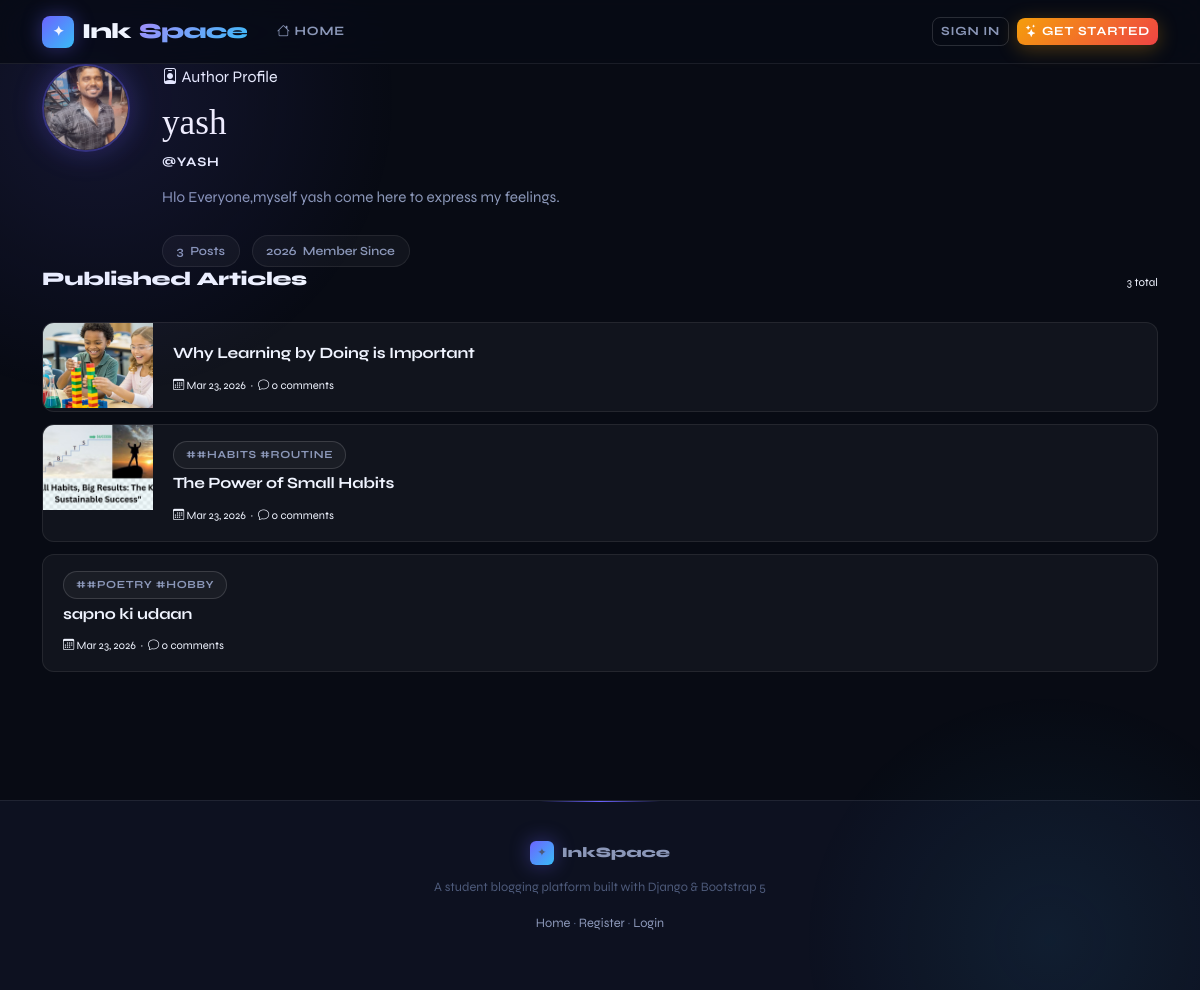
The page /profile/yash/ on the database its author committed.
### blog/models.py (models this page shows, shortened)
class UserProfile(models.Model):
    user = models.OneToOneField(User, on_delete=models.CASCADE, related_name='profile')
    bio = models.TextField(blank=True)
    profile_picture = models.ImageField(upload_to='profile_pics/', blank=True, null=True)

class Post(models.Model):
    STATUS_CHOICES = [
        ('draft', 'Draft'),
        ('published', 'Published'),
    ]
    title = models.CharField(max_length=200)
    slug = models.SlugField(unique=True, blank=True)
    body = models.TextField()
    author = models.ForeignKey(User, on_delete=models.CASCADE, related_name='posts')
    tags = models.ManyToManyField(Tag, blank=True)
    status = models.CharField(max_length=10, choices=STATUS_CHOICES, default='draft')
    thumbnail = models.ImageField(upload_to='thumbnails/', blank=True, null=True)
    created_at = models.DateTimeField(auto_now_add=True)
    updated_at = models.DateTimeField(auto_now=True)
    class Meta:
        ordering = ['-created_at']
    def get_absolute_url(self):
        return reverse('post_detail', kwargs={'slug': self.slug})

class Tag(models.Model):
    name = models.CharField(max_length=50, unique=True)
    slug = models.SlugField(unique=True, blank=True)

### blog/views.py (the view)
# urls.py: path('profile/<str:username>/', views.profile, name='profile'),
def profile(request, username):
    profile_user = get_object_or_404(User, username=username)
    profile, _ = UserProfile.objects.get_or_create(user=profile_user)
    posts = Post.objects.filter(author=profile_user, status='published').prefetch_related('tags', 'comments')
    if request.method == 'POST' and request.user == profile_user:
        form = UserProfileForm(request.POST, request.FILES, instance=profile)
        if form.is_valid():
            form.save()
            messages.success(request, 'Profile updated!')
            return redirect('profile', username=username)
    else:
        form = UserProfileForm(instance=profile)
    return render(request, 'profile.html', {
        'profile_user': profile_user,
        'profile': profile,
        'posts': posts,
        'form': form,
    })

### templates/profile.html (shortened to what this page needs)
{% extends 'base.html' %}
{% block content %}
<section class="profile-hero">
  <div class="container">
    <div style="display:flex;align-items:flex-start;gap:2rem;flex-wrap:wrap;">
      {% if profile.profile_picture %}
      <img class="profile-avatar-lg" src="{{ profile.profile_picture.url }}" alt="{{ profile_user.username }}">
      {% else %}
      <span class="avatar-initials lg">{{ profile_user.username|slice:":2"|upper }}</span>
      {% endif %}
      <div style="flex:1;min-width:240px;">
        <div class="hero-eyebrow" style="margin-bottom:0.75rem;">
          <i class="bi bi-person-badge"></i> Author Profile
        </div>
        <h1 class="profile-name">{{ profile_user.get_full_name|default:profile_user.username }}</h1>
        <p style="color:var(--neon2);font-size:0.82rem;font-weight:700;letter-spacing:0.06em;text-transform:uppercase;margin-bottom:0.75rem;">
          @{{ profile_user.username }}
        </p>
        {% if profile.bio %}
        <p class="profile-bio">{{ profile.bio }}</p>
        {% else %}
        <p class="profile-bio" style="font-style:italic;opacity:0.4;">No bio added yet.</p>
        {% endif %}
        <div style="display:flex;gap:0.75rem;margin-top:1.5rem;flex-wrap:wrap;">
          <div class="profile-stat">
            <span class="profile-stat__num">{{ posts.count }}</span>
            <span class="profile-stat__label">Posts</span>
          </div>
          <div class="profile-stat">
            <span class="profile-stat__num">{{ profile_user.date_joined|date:"Y" }}</span>
            <span class="profile-stat__label">Member Since</span>
          </div>
        </div>
      </div>
    </div>
  </div>
</section>
<div class="container" style="padding-bottom:4rem;">
  <div class="row g-4">
    <div class="col-lg-{% if user == profile_user %}8{% else %}12{% endif %}">
      <div style="display:flex;align-items:center;justify-content:space-between;margin-bottom:1.5rem;">
        <h2 style="font-family:var(--font-display);font-size:1.2rem;font-weight:800;letter-spacing:-0.02em;">
          Published Articles
        </h2>
        <span style="font-size:0.72rem;color:var(--text-muted);font-family:var(--font-mono);">{{ posts.count }} total</span>
      </div>
      {% if posts %}
      <div style="display:flex;flex-direction:column;gap:0.75rem;">
        {% for post in posts %}
        <div style="display:flex;background:var(--surface);border:1px solid var(--border);border-radius:var(--radius);overflow:hidden;transition:all var(--transition);"
             onmouseover="this.style.borderColor='rgba(124,58,255,0.3)';this.style.transform='translateY(-2px)'"
             onmouseout="this.style.borderColor='var(--border)';this.style.transform='translateY(0)'">
          {% if post.thumbnail %}
          <a href="{{ post.get_absolute_url }}" style="flex-shrink:0;">
            <img src="{{ post.thumbnail.url }}" style="width:110px;height:85px;object-fit:cover;display:block;" alt="">
          </a>
          {% endif %}
          <div style="padding:1rem 1.25rem;flex:1;display:flex;flex-direction:column;gap:0.35rem;">
            <div style="display:flex;gap:0.3rem;flex-wrap:wrap;">
              {% for tag in post.tags.all %}
              <a href="{% url 'tag_filter' tag.slug %}" class="tag-badge">#{{ tag.name }}</a>
              {% endfor %}
            </div>
            <h3 style="font-family:var(--font-display);font-size:0.98rem;font-weight:700;letter-spacing:-0.01em;">
              <a href="{{ post.get_absolute_url }}" style="color:var(--text);text-decoration:none;transition:color 0.2s;"
                 onmouseover="this.style.color='#c4b5fd'" onmouseout="this.style.color='var(--text)'">
                {{ post.title }}
              </a>
            </h3>
            <div style="font-family:var(--font-mono);font-size:0.7rem;color:var(--text-muted);">
              <i class="bi bi-calendar3"></i> {{ post.created_at|date:"M j, Y" }}
              &nbsp;·&nbsp;
              <i class="bi bi-chat"></i> {{ post.comments.count }} comment{{ post.comments.count|pluralize }}
            </div>
          </div>
        </div>
        {% endfor %}
      </div>
      {% endif %}
    </div>
  </div>
</div>
{% endblock %}

### static/css/style.css (style rules this page uses)
:root { --bg: #080b14; --bg2: #0d1120; --bg3: #111827; --surface: rgba(255,255,255,0.04); --surface2: rgba(255,255,255,0.07); --border: rgba(255,255,255,0.08); --border2: rgba(255,255,255,0.14); --text: #f0f4ff; --text2: #8b97b8; --text3: #4d5a7a; --accent: #6c63ff; --accent2: #a78bfa; --accent3: #38bdf8; --pink: #f472b6; --green: #34d399; --yellow: #fbbf24; --glow: 0 0 40px rgba(108,99,255,0.25); --glow2: 0 0 80px rgba(108,99,255,0.15); --card-shadow: 0 8px 32px rgba(0,0,0,0.4); --radius: 12px; --radius-lg: 20px; --radius-xl: 28px; }
*,*::before,*::after { box-sizing:border-box;margin:0;padding:0 }
html { scroll-behavior:smooth }
body { font-family:'Syne',sans-serif;background:var(--bg);color:var(--text);line-height:1.6;min-height:100vh;overflow-x:hidden }
body::before { content:'';position:fixed;top:-200px;left:-200px;width:600px;height:600px;background:radial-gradient(circle,rgba(108,99,255,0.12) 0%,transparent 70%);pointer-events:none;z-index:0;animation:orbFloat 12s ease-in-out infinite }
body::after { content:'';position:fixed;bottom:-200px;right:-100px;width:500px;height:500px;background:radial-gradient(circle,rgba(56,189,248,0.08) 0%,transparent 70%);pointer-events:none;z-index:0;animation:orbFloat 16s ease-in-out infinite reverse }
.tag-badge { display:inline-flex;align-items:center;gap:.3rem;background:var(--surface);border:1px solid var(--border2);color:var(--text2);font-size:.68rem;font-weight:700;letter-spacing:.06em;text-transform:uppercase;padding:.28rem .75rem;border-radius:50px;text-decoration:none;transition:all .2s cubic-bezier(.4,0,.2,1);cursor:pointer }
.profile-avatar-lg { width:88px;height:88px;border-radius:50%;object-fit:cover;border:2px solid rgba(108,99,255,0.4);box-shadow:0 0 30px rgba(108,99,255,0.3) }
.profile-name { font-family:'Instrument Serif',serif;font-size:2.2rem;font-weight:400;background:linear-gradient(135deg,#fff,var(--accent2));-webkit-background-clip:text;-webkit-text-fill-color:transparent;background-clip:text }
.profile-bio { color:var(--text2);font-size:.95rem;max-width:520px;line-height:1.7 }
.profile-stat { display:inline-flex;align-items:center;gap:.4rem;background:var(--surface);border:1px solid var(--border);border-radius:50px;padding:.3rem .85rem;font-size:.78rem;color:var(--text2);font-weight:600 }

### rows shown on the page
UserProfile: profile_picture (picture), bio "Hlo Everyone,myself yash come here to express my feelings."
Post: thumbnail (picture), title "Why Learning by Doing is Important", created_at "Mar 23, 2026", comments.count "0"
Post: thumbnail (picture), title "The Power of Small Habits", created_at "Mar 23, 2026", comments.count "0"
Tag: name "#HABITS #ROUTINE"
Post: title "sapno ki udaan", created_at "Mar 23, 2026", comments.count "0"
Tag: name "#POETRY #HOBBY"

### other values the page prints
{{ profile_user.get_full_name|default:profile_user.username }} "yash"
{{ profile_user.username }} "YASH"
{{ posts.count }} "3"
{{ profile_user.date_joined|date:"Y" }} "2026"
